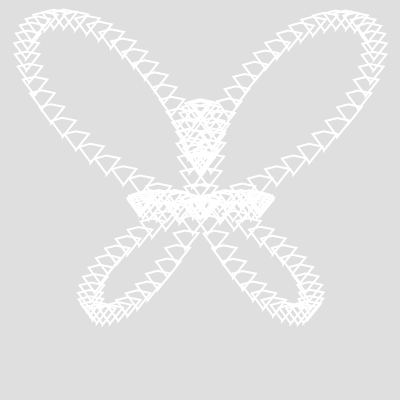
Frame 1 (no input)
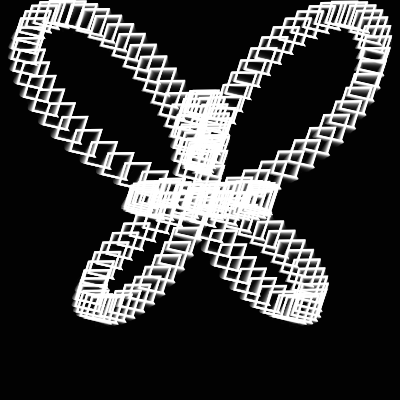
Frame 60 (no input)
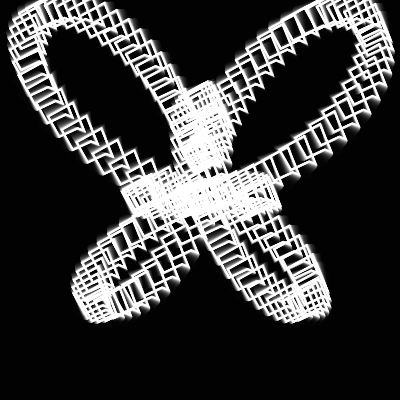
Frame 120 (the mouse pressed at the canvas centre since frame 60)

The p5.js sketch that drew these frames (run headless with seeded random() and noise() and a simulated clock; from frame 60 on, the mouse is pressed at the canvas centre):

// p5.js sketch
// ── sketch.js
function setup() {
  createCanvas(400, 400);
}

function draw() {
  background(0, 32);
  stroke(255)
  strokeWeight(2)
  let r1 =60
  let r2 = 30
  noFill()
  // let bigstep = 4.5*(sin(frameCount*0.01)*0.5+0.5)+4.5
  let bigstep = 90
  for (let i = frameCount*0.01; i <= bigstep * 2+frameCount*0.01; i++) {
    let ang = i * PI / bigstep
    let modif = exp(cos(ang)) -
      2 * cos(4 * ang) -
      pow(sin(ang / 12), 5)
    // modif = cos(modif)
    let oy = r1 * cos(PI+ang) * modif + width / 2
    let ox = r1 * sin(PI+ang) * modif + height / 2
    // let modif
    beginShape()
    for (let j = 0; j <= 4; j++) {
      let ang2 = (j ) * PI / 2
      let modif2 = noise(j+r2,frameCount*0.01)
      let x = r2 * sin(frameCount*0.01+ ang2) * modif2 + ox
      let y = r2 * cos(frameCount*0.01+ ang2) * modif2 + oy
      vertex(x, y)
    }
    endShape(CLOSE)
  }

}
